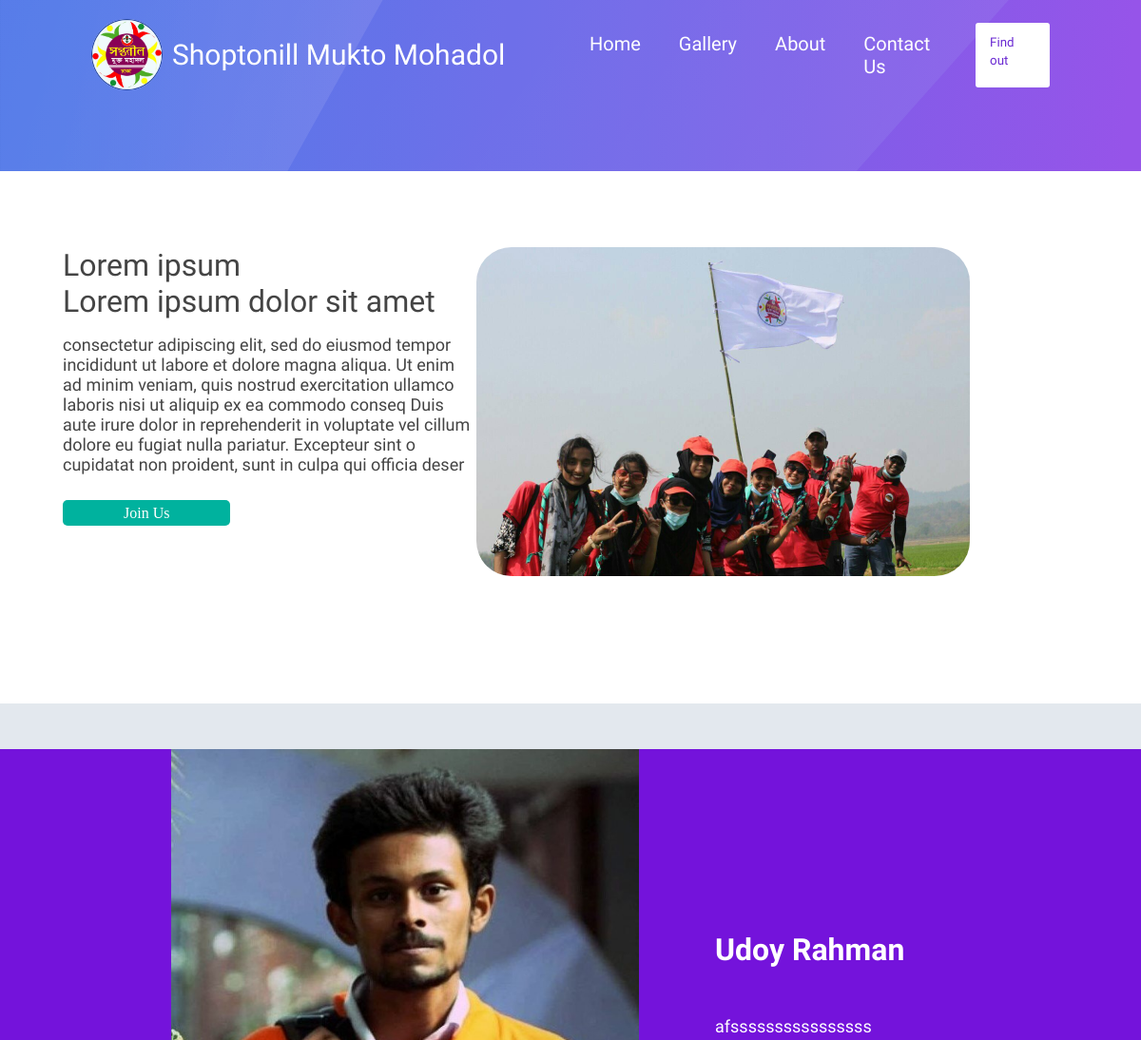
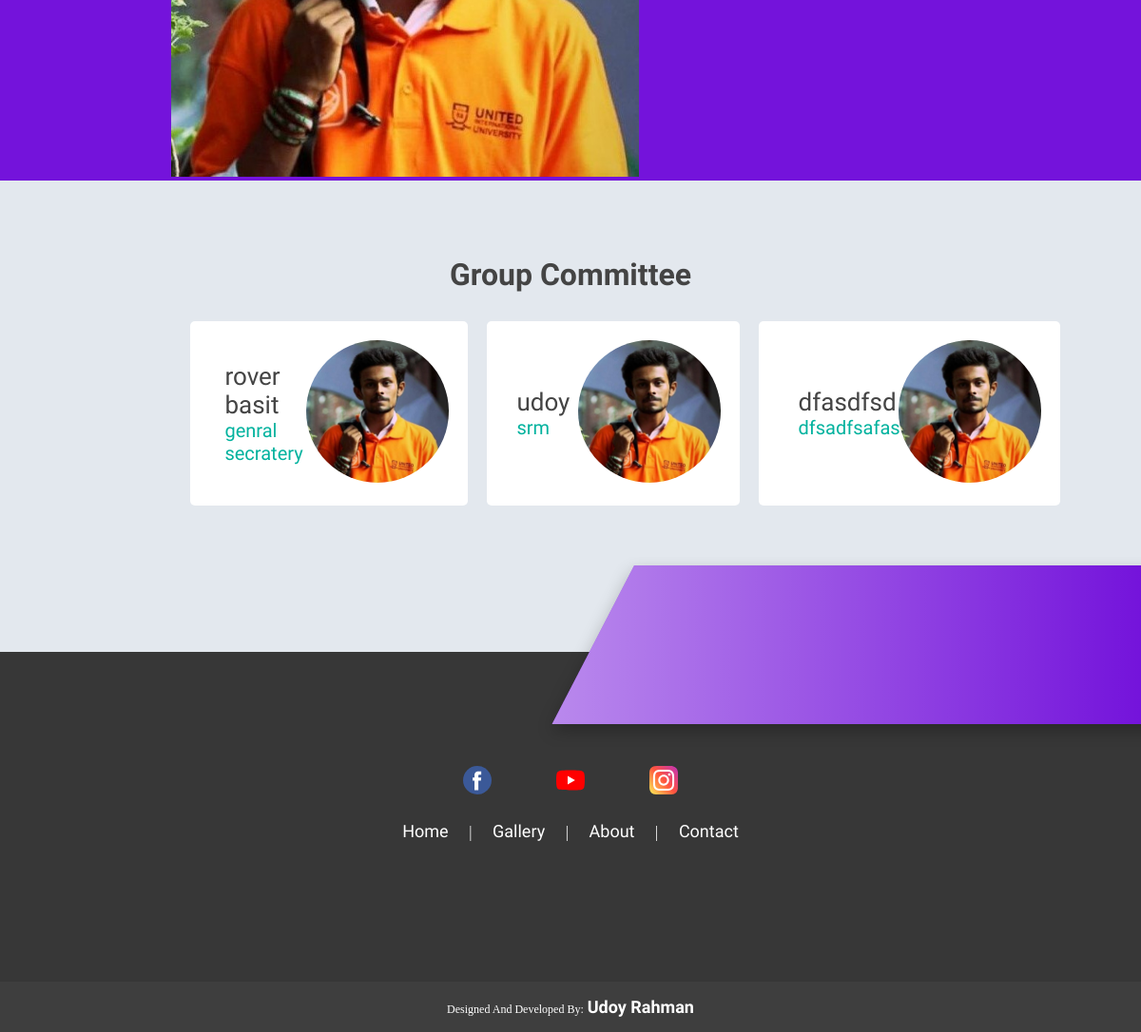
/about, run on the app's committed database (2 pictures, top to bottom).
### main/models/GroupCommitte.py (models this page shows, shortened)
class Shobhapoti(models.Model):
    full_name = models.CharField(max_length=60)
    quotation = models.CharField(max_length=500)
    profile_pic = models.ImageField(upload_to='shobhapoti',
                                    null=True,
                                    blank=True)

class GroupCommitte(models.Model):
    full_name = models.CharField(max_length=60)
    designation = models.CharField(max_length=60)
    profile_pic = models.ImageField(upload_to='committe_profile_pic',
                                    null=True,
                                    blank=True)

### main/views/about.py (the view)
# urls.py: path("about", AboutView.as_view(), name='about'),
class AboutView(View):
    def get(self, request):
        committe_members = GroupCommitte.objects.all()
        shobhapoti = Shobhapoti.objects.first()
        data = {'committe_members': committe_members, 'shobhapoti': shobhapoti}
        return render(request, 'pages/about.html', data)

### main/templates/pages/about.html
{% extends 'base.html' %}
{% block content %}
{% load static %}
    <header class="topbar_container">
        {% include 'pages/pageSections/navbar.html' %}
    </header>
    <main>
      <div class="about_banner bg_white">
        <div class="about_banner_container">
          <div class="about_banner_image_container">
            <img src="{% static '/assets/about_us_banner.png'%}" alt="About" />
          </div>
          <div class="banner_text text_black">
            <div>
              <h1>Lorem ipsum</h1>
              <h1>Lorem ipsum dolor sit amet</h1>
              <p class="mt_1 mb_2">
                consectetur adipiscing elit, sed do eiusmod tempor incididunt ut
                labore et dolore magna aliqua. Ut enim ad minim veniam, quis
                nostrud exercitation ullamco laboris nisi ut aliquip ex ea
                commodo conseq Duis aute irure dolor in reprehenderit in
                voluptate vel cillum dolore eu fugiat nulla pariatur. Excepteur
                sint o cupidatat non proident, sunt in culpa qui officia deser
              </p>
              <span class="bg_green text_white">Join Us</span>
            </div>
          </div>
        </div>
      </div>
      <div class="shobhapoti bg_violate">
        <div class="shobhapoti_container">
          <div class="shobhapoti_image">
            <img src="{{shobhapoti.profile_pic.url}}"  alt="Shobhapoti" />
          </div>
          <div class="shobhapoti_content text_white">
            <h1>{{shobhapoti.full_name}}</h1>
            <p>
              {{shobhapoti.quotation}}
            </p>
          </div>
        </div>
      </div>
      <div class="group_committee">
        <h1 class="text_black">Group Committee</h1>
        <div class="committee_member_container">
          {% for committe in committe_members %}
            <div class="committee_member">
              <div class="committee_member_image">
                <img src="{{ committe.profile_pic.url}}" alt="Group Committe cure" />
              </div>
              <div class="committee_member_content">
                <p class="member_name text_black">{{ committe.full_name }}</p>
                <p class="member_designation">{{ committe.designation }}</p>
              </div>
            </div>
          {% endfor %}
      </div>
    </main>
{% include 'pages/pageSections/footer.html' %}{% endblock content %}

### main/templates/base.html (shortened to what this page needs)
<!DOCTYPE html>
<html lang="en">
  <head>
    <link
      href="https://cdnjs.cloudflare.com/ajax/libs/font-awesome/5.13.0/css/all.min.css"
      rel="stylesheet"
    />
    {% load static %}
    <link rel="stylesheet" href="{% static 'home.css'%}" />
    <link rel="stylesheet" href="{% static 'about.css'%}" />
    <link rel="stylesheet" href="{% static 'contact.css'%}" />
    <link rel="stylesheet" href="{% static 'footer.css'%}" />
  </head>
  <body>
    {% block content %}{% endblock content %}
  </body>
</html>

### main/templates/pages/pageSections/navbar.html (shortened to what this page needs)
{% load static %}
<nav>
  <div class="nav_container">
    <div class="brand">
      <a href="{% url 'home' %}" class="nav_logo">
        <img
          src="{% static '/assets/brand.jpg' %}"
          alt="Shoptonill Mukto Mohadol"
        />
        <span class="text_white">Shoptonill Mukto Mohadol</span>
      </a>
    </div>
    <div class="navbar_nav">
      <ul class="text_white">
        <li><a href="{% url 'home' %}">Home</a></li>
        <li><a href="#">Gallery</a></li>
        <li class=""><a href="{% url 'about' %}">About</a></li>
        <li class=""><a href="{% url 'contact' %}">Contact Us</a></li>
        <a href="#" class="nav_btn btn_white text_violate"
          ><small>Find out</small></a
        >
      </ul>
    </div>
  </div>
</nav>

### main/templates/pages/pageSections/footer.html (shortened to what this page needs)
{% load static %}
<footer class="footer">
  <img
    class="footer_top_stripe"
    src="{%static '/assets/footer_stripe.svg'%}"
    alt=""
    srcset=""
  />
  <div class="footer_content">
    <div class="social">
      <ul>
        <li class="facebook"></li>
        <li class="youtube"></li>
        <li class="instagram"></li>
      </ul>
    </div>
    <div class="nav_links text_white">
      <ul>
        <li><a href="{% url 'home' %}">Home</a></li>
        <span>|</span>
        <li><a href="#">Gallery</a></li>
        <span>|</span>
        <li><a href="{% url 'about' %}">About</a></li>
        <span>|</span>
        <li><a href="{% url 'contact' %}">Contact</a></li>
      </ul>
    </div>
  </div>
  <div class="dev_credit">
    <div class="dev text_white">
      <span class="title">Designed And Developed By:</span>
      <a class="name" href="#">Udoy Rahman</a>
    </div>
  </div>
</footer>

### main/static/home.css (style rules this page uses)
* { margin: 0; padding: 0; box-sizing: border-box; }
:root { --main-body-color: #e3e8ee; --home-page-right-gradient: #9654e9; --home-page-left-gradient: #4776e6; --text-white: #fff; --button-white: #fff; --text-violate: #6a29d2; --left_banner_heading: #fce677; --black-text-color: #444444; --bg_violate: #7413db; --bg_blue: #0069d8; --bg_green: #00b29e; --border_top_color: #989898; }
body { background-color: var(--main-body-color); }
p { font-family: "Rasa", serif; font-size: 18px; }
h1 { font-family: "Rasa", serif; }
.nav_container { width: 84%; margin: auto; padding: 20px 0; display: flex; align-items: center; justify-content: space-between; z-index: 10; }
.brand { flex: 1; }
.nav_logo:link, .nav_logo:visited { text-decoration: none; display: flex; align-items: center; }
.nav_container > .brand > .nav_logo > img { height: 75px; border-radius: 94px; margin-right: 10px; }
.nav_logo > span { font-family: "Ramaraja", serif; font-size: 30px; }
.navbar_nav { flex: 1; }
.navbar_nav > ul { display: flex; justify-content: flex-end; }
.navbar_nav > ul > li { display: inline-block; list-style: none; font-family: "Rasa", serif; margin: 10px 20px; font-size: 20px; font-weight: 200; margin-top: 10px; }
.navbar_nav ul li a { text-decoration: none; color: var(--text-white); transition: 0.3s ease-out; }
.navbar_nav > ul > .nav_btn { text-decoration: none; padding: 10px 15px 10px 15px; border-radius: 3px; margin-bottom: 0px; }
.text_violate { color: var(--text-violate); font-family: "Rasa", serif; }
.text_white { color: var(--text-white); }
.text_black { color: var(--black-text-color); }
.btn_white { background: var(--button-white); }
.bg_violate { background: var(--bg_violate); }
.bg_green { background: var(--bg_green); }
.bg_white { background: #fff; }
.mt_1 { margin-top: 1rem; }
.mb_2 { margin-bottom: 2rem; }

### main/static/about.css (style rules this page uses)
.topbar_container { background: url("/static/assets/topbar_gradient.svg"); background-position: top; background-size: cover; height: 180px; }
.about_banner { height: 70vh; overflow: hidden; }
.about_banner .about_banner_container { display: flex; flex-direction: row-reverse; width: 70%; margin: auto; padding-top: 5rem; }
.about_banner .about_banner_container .about_banner_image_container { flex: 1; }
.about_banner_image_container > img { border-radius: 37px; cursor: pointer; }
.about_banner .about_banner_container .banner_text { flex: 1; }
.about_banner_container .banner_text > div { width: 435px; }
.about_banner_container .banner_text > div h1 { font-weight: 400; }
.about_banner_container .banner_text > div > span { padding: 5px 4rem; border-radius: 5px; cursor: pointer; }
.shobhapoti { margin-top: 3rem; }
.shobhapoti .shobhapoti_container { display: flex; justify-content: center; align-content: center; width: 70%; margin: auto; }
.shobhapoti .shobhapoti_container > .shobhapoti_image { flex: 1; }
.shobhapoti .shobhapoti_container .shobhapoti_content { flex: 2; display: flex; flex-direction: column; justify-content: center; }
.shobhapoti .shobhapoti_container > .shobhapoti_image > img { height: 492px; margin-right: 5rem; }
.shobhapoti .shobhapoti_container .shobhapoti_content p { margin-top: 3rem; line-height: 1.5; }
.group_committee { width: 70%; margin: auto; margin-top: 5rem; }
.group_committee > h1 { text-align: center; }
.group_committee .committee_member_container { display: flex; justify-content: space-between; margin-top: 20px; }
.committee_member_container .committee_member { flex: 1; display: flex; flex-direction: row-reverse; justify-content: space-between; background: #fff; border-radius: 5px; margin-top: 10px; margin-left: 20px; margin-bottom: 10px; cursor: pointer; transition: 300ms; }
.committee_member_image { flex: 1; }
.committee_member_container .committee_member img { flex: 1; width: 150px; height: 150px; border-radius: 50%; margin: 20px; }
.committee_member_container .committee_member .committee_member_content { flex: 2; display: flex; flex-direction: column; align-content: center; justify-content: center; margin-left: 20px; }
.committee_member .committee_member_content p { width: 60%; margin-left: auto; margin-right: auto; }
.committee_member .committee_member_content .member_name { font-size: 26px; }
.committee_member .committee_member_content .member_designation { color: var(--bg_green); font-size: 20px; }

### data on the page
Shobhapoti: profile_pic (picture), full_name "Udoy Rahman", quotation "afssssssssssssssss"
GroupCommitte: profile_pic (picture), full_name "rover basit", designation "genral secratery"
GroupCommitte: profile_pic (picture), full_name "udoy", designation "srm"
GroupCommitte: profile_pic (picture), full_name "dfasdfsd", designation "dfsadfsafas"
